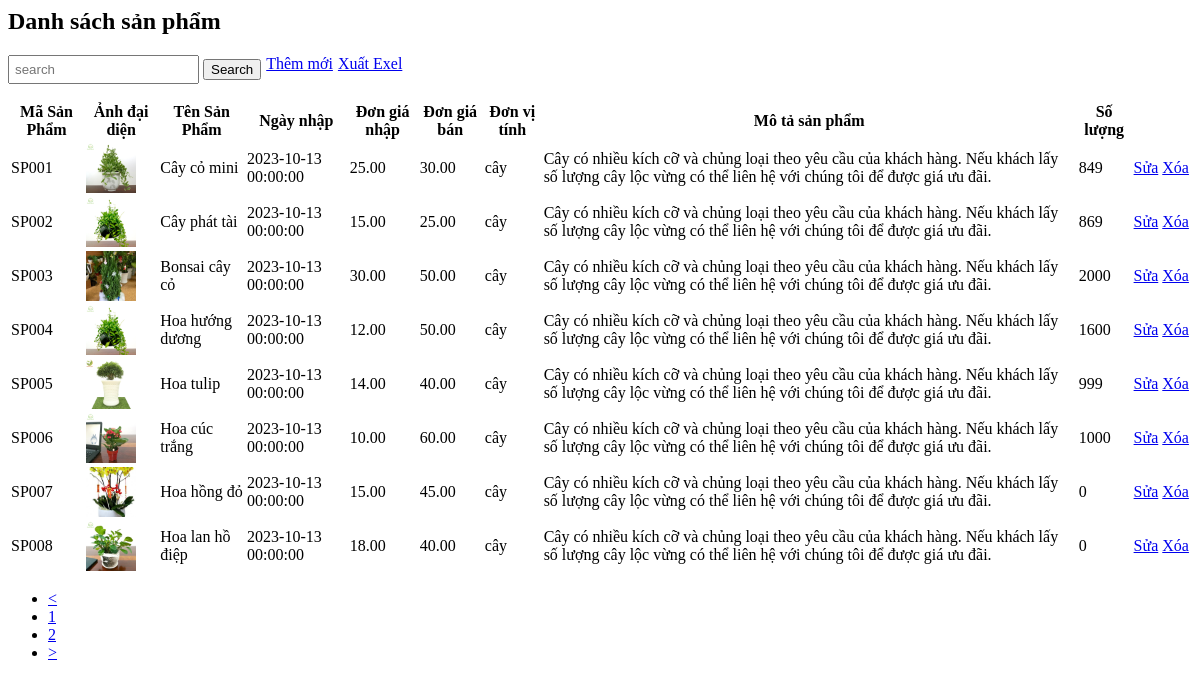
/router/routerAdmin.php?admin=hienThiSanPham&page=1, run on an earlier commit of the app's database.
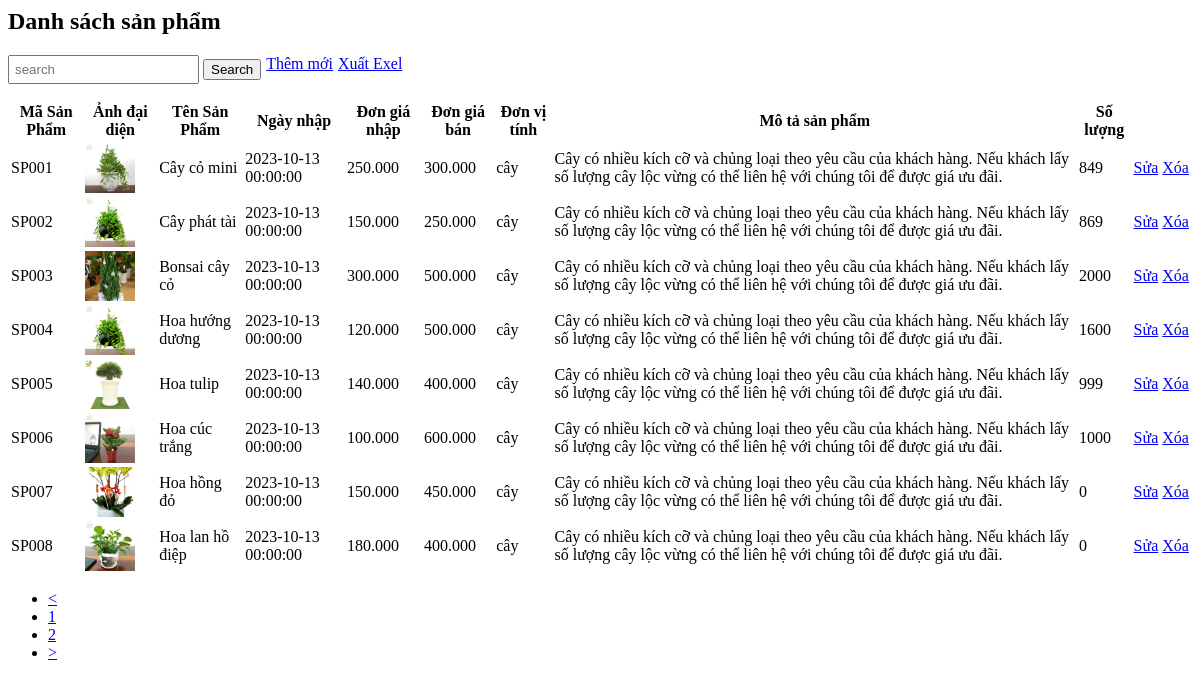
And on a later commit of the database.
### tables this page shows
CREATE TABLE `sanpham` (
  `MaSP` char(250) NOT NULL,
  `MaLoai` char(250) DEFAULT NULL,
  `TenSP` varchar(150) DEFAULT NULL,
  `DonGiaBan` decimal(10,3) DEFAULT NULL,
  `DonGiaNhap` decimal(10,3) DEFAULT NULL,
  `NgayNhap` datetime DEFAULT NULL,
  `ThoiGianBH` decimal(10,2) DEFAULT NULL,
  `MoTaSP` varchar(250) DEFAULT NULL,
  `donViTinh` varchar(250) DEFAULT NULL,
  `AnhDaiDien` varchar(100) DEFAULT NULL,
  `GhiChu` varchar(150) DEFAULT NULL
);

### database/DB.php (called while the page is built, shortened)
<?php
class DB
{
    private $server = 'localhost';
    private $username = 'root';
    private $password = '';
    private $database = 'websitebancay';
    private $conn;
    public function __construct()
    {
        try {
            $this->conn = new mysqli($this->server, $this->username, $this->password, $this->database);
        } catch (PDOException $e) {
            echo $e;
        }
    }
    public function executeSQL($sql) {
        $result = $this->conn->query($sql);
        return $result;
    }
}

### controller/SanPhamController.php (called while the page is built, shortened)
<?php
include '../../database/DB.php';
include '../../model/SanPham.php';
class SanPhamController
{
    private $listProduct = [];
    public function sumPage($nameTable)
    {
        $db = new DB();
        $sql = "SELECT * FROM $nameTable;";
        $result = $db->executeSQL($sql);
        return $result->num_rows;
    }
    public function getAllProduct($page)
    {
        $db = new DB();
        $record_page = 8;
        $numberPage = ($page - 1) * $record_page;
        $sql = "SELECT * FROM sanpham LIMIT $numberPage, $record_page;";
        $result = $db->executeSQL($sql);
        if ($result->num_rows > 0) {
            while ($row = $result->fetch_assoc()) {
                array_push($this->listProduct, new SanPham(
                    $row["MaSP"],
                    $row["TenSP"],
                    $row["ThoiGianBH"],
                    $row["MoTaSP"],
                    $row["AnhDaiDien"],
                    $row["DonGiaBan"],
                    $row["NgayNhap"],
                    $row["DonGiaNhap"],
                    $row["MaLoai"],
                    $row["GhiChu"],
                    $row["donViTinh"]
                ));
            }
        } else {
            echo "Không có sản phẩm nào.";
        }
        return $this->listProduct;
    }
     public function getSoLuongTon($MaSP)
     {
         $db = new DB();
         $sql = "SELECT sanpham.MaSP,SUM(chitiethdn.SoLuong) AS SoLuong FROM sanpham JOIN chitiethdn
         ON sanpham.MaSP=chitiethdn.MaSP
         WHERE sanpham.MaSP='$MaSP'
         GROUP BY sanpham. MaSP;";
          $sql1 = "SELECT sanpham.MaSP,SUM(chitiethdb.SoLuong) AS SoLuong FROM sanpham JOIN chitiethdb
          ON sanpham.MaSP=chitiethdb.MaSP
          WHERE sanpham.MaSP='$MaSP'
          GROUP BY sanpham.MaSP;";
         $SLNhap = 0;$SLBan=0;
         $result = $db->executeSQL($sql);
         if ($result->num_rows > 0) {
             while ($row = $result->fetch_assoc()) {
                 $SLNhap= $row['SoLuong'];
             }
         }
        $result1 = $db->executeSQL($sql1);
         if ($result1->num_rows > 0) {
             while ($row = $result1->fetch_assoc()) {
                 $SLBan= $row['SoLuong'];
             }
         }
         return  $SLNhap -$SLBan;
     }
}

### model/SanPham.php (called while the page is built, shortened)
<?php
class SanPham
{
    private $MaSP;
    private $TenSP;
    private $MoTaSP;
    private $AnhDaiDien;
    private $DonGiaBan;
    private $NgayNhap;
    private $DonGiaNhap;
    private $donViTinh;
    public function getMaSP()
    {
        return $this->MaSP;
    }
    public function getDonViTinh()
    {
        return $this->donViTinh;
    }
    public function getTenSP()
    {
        return $this->TenSP;
    }
    public function getMoTaSP()
    {
        return $this->MoTaSP;
    }
    public function getAnhDaiDien()
    {
        return $this->AnhDaiDien;
    }
    public function getDonGiaBan()
    {
        return $this->DonGiaBan;
    }
    public function getNgayNhap()
    {
        return $this->NgayNhap;
    }
    public function getDonGiaNhap()
    {
        return $this->DonGiaNhap;
    }
     public function __construct($MaSP, $TenSP, $ThoiGianBH, $MoTaSP, $AnhDaiDien, $DonGiaBan, $NgayNhap, $DonGiaNhap, $MaLoai, $GhiChu,$donViTinh)
     {
         $this->MaSP = $MaSP;
         $this->TenSP = $TenSP;
         $this->MoTaSP = $MoTaSP;
         $this->AnhDaiDien = $AnhDaiDien;
         $this->DonGiaBan = $DonGiaBan;
         $this->NgayNhap = $NgayNhap;
         $this->DonGiaNhap = $DonGiaNhap;
         $this->donViTinh = $donViTinh;
     }
}
?>

### view/admin/sanpham/hienThiSanPham.php (the view, shortened to what this page needs)
<div class="content-wrapper">
    <section class="content-header">
        <h1>Danh sách sản phẩm</h1>
        <div class="breadcrumb" style="display:flex;">
        <form action="?admin=hienThiSanPham" method="post" style="margin-right:5px; ">
               <input type='text' name="search" placeholder="search" style="padding:5px;"/>
                <button class="btn btn-primary btn-sm dropdown-toggle" type="submit">Search</button>
            </form>
            <a class="btn btn-primary btn-sm" href="?admin=themSanPham" role="button" style="margin-right:5px;">
                <span class="glyphicon glyphicon-plus"></span> Thêm mới
            </a>
            <a class="btn btn-primary btn-sm dropdown-toggle" href="?admin=hienThiSanPham&page=1&excel=sanpham">
                Xuất Exel
            </a>
        </div>
    </section>
    <section class="content">
        <div class="row">
            <div class="col-md-12">
                <div class="box" id="view">
                    <div class="box-header with-border">
                        <div class="box-body">
                            <div class="row" style='padding:0px; margin:0px;'>
                                <div class="table-responsive">
                                    <table class="table table-hover table-bordered">
                                        <thead>
                                            <tr>
                                                <th class="text-center">Mã Sản Phẩm</th>
                                                <th class="text-center">Ảnh đại diện</th>
                                                <th class="text-center">Tên Sản Phẩm</th>
                                                <th class="text-center">Ngày nhập</th>
                                                <th class="text-center">Đơn giá nhập</th>
                                                <th class="text-center">Đơn giá bán</th>
                                                <th class="text-center">Đơn vị tính</th>
                                                <th class="text-center">Mô tả sản phẩm</th>
                                                <th class="text-center">Số lượng</th>
                                            </tr>
                                        </thead>
                                        <tbody>
                                            <?php
                                            include_once '../../controller/SanPhamController.php';
                                             $sp = new SanPhamController();
                                             if(isset($_POST['search'])){
                                                $productList = $sp->timKiemSanPham($_POST['search']);
                                             }
                                             else{
                                            $currentPage=$_GET['page'];
                                                $productList = $sp->getAllProduct($currentPage);
                                             }
                                             foreach ($productList as $i) {
                                                $str = '<tr>'
                                                    . '<td class="text-center">' . $i->getMaSP() . '</td>'
                                                    . '<td class="text-center"><img src="../../assets/public/images/products/' . $i->getAnhDaiDien() . '"></td>'
                                                    . '<td class="text-center">' . $i->getTenSP() . '</td>'
                                                    . '<td class="text-center">' . $i->getNgayNhap() . '</td>'
                                                    . '<td class="text-center">' . $i->getDonGiaNhap() . '</td>'
                                                    . '<td class="text-center">' . $i->getDonGiaBan() . '</td>'
                                                    . '<td class="text-center">' . $i->getDonViTinh() . '</td>'
                                                    . '<td class="text-center">' . $i->getMoTaSP() . '</td>'
                                                    . '<td class="text-center">' . $sp->getSoLuongTon($i->getMaSP()) . '</td>'
                                                    . "<td><a class='btn btn-success btn-xs' href='?admin=suaSanPham&MaSP=" . $i->getMaSP() . "'>Sửa</a></td>
                                                <td>
                                                <a class='btn btn-danger btn-xs' href='?admin=xoaSanPham&MaSP=" . $i->getMaSP() . "'>Xóa</a>
                                                </td>
                                                </tr>";
                                                echo $str;
                                            }
                                            ?>
                                        </tbody>
                                    </table>
                                </div>
                                <div class="row">
                                    <div class="col-md-12 text-center">
                                        <ul class="pagination">
                                            <?php
                                            if (isset($_POST['search'])) {
                                                echo "";
                                            } else {
                                                echo '<li><a href="?admin=hienThiSanPham&page=' .( $currentPage>=2?$currentPage-1:$currentPage) . '"> <</a></li>';
                                                for ($i = 1; $i <= round($sp->sumPage('sanpham') / 8);$i++){
                                                    $str = '<li><a href="?admin=hienThiSanPham&page=' . $i . '">' . $i . '</a></li>';
                                                    echo $str;
                                                }
                                                echo '<li><a href="?admin=hienThiSanPham&page=' . ($currentPage>= round($sp->sumPage('sanpham') /8)?$currentPage:$currentPage+1). '">></a></li>';
                                            }
                                            ?>
                                        </ul>
                                    </div>
                                </div>
                            </div>
                        </div>
                    </div>
                </div>
            </div>
    </section>
</div>

### router/routerAdmin.php (shortened to what this page needs)
<?php
if (isset($_GET["admin"])) {
    $admin = $_GET["admin"];
    switch ($admin) {
        case "hienThiSanPham":
            include './sanpham/hienThiSanPham.php';
            break;
    }
} else {
    include './baocao/baoCao.php';
}

### view/admin/sanpham/hienThiSanPham.php (style rules this page uses)
.text-center img { width:50px; height:50px; }

What changed in the data, as far as the page shows it:
changed sanpham "SP001": DonGiaNhap "25.00" → "250.000"; DonGiaBan "30.00" → "300.000"
changed sanpham "SP002": DonGiaNhap "15.00" → "150.000"; DonGiaBan "25.00" → "250.000"
changed sanpham "SP003": DonGiaNhap "30.00" → "300.000"; DonGiaBan "50.00" → "500.000"
changed sanpham "SP004": DonGiaNhap "12.00" → "120.000"; DonGiaBan "50.00" → "500.000"
changed sanpham "SP005": DonGiaNhap "14.00" → "140.000"; DonGiaBan "40.00" → "400.000"
changed sanpham "SP006": DonGiaNhap "10.00" → "100.000"; DonGiaBan "60.00" → "600.000"
changed sanpham "SP007": DonGiaNhap "15.00" → "150.000"; DonGiaBan "45.00" → "450.000"
changed sanpham "SP008": DonGiaNhap "18.00" → "180.000"; DonGiaBan "40.00" → "400.000"
